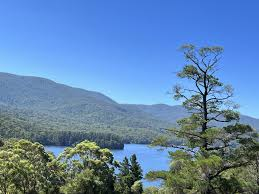
#> input picture yarravalley.jpg, 259 x 194 px, found by its file name
$ jupyter execute --allow-errors splitandmerge.ipynb   (shell and % lines are left out)
#> lines starting #> are read from the running program, lines starting #| are printed output that depends on the picture
## <code style="background:red;color:white">split and merge</code>

[cell 1]
import cv2
import numpy as np
import matplotlib.pyplot as mplt
# import IPython
from IPython.display import Image
import sys

[cell 2]
Image(filename="D:/Repository/OCV/yarravalley.jpg")

### <code style="background:red;color:white">cv2.split()</code>
### Divides a multi-channel array into several single-channel array

[cell 3]
yara_bgr = cv2.imread("D:/Repository/OCV/yarravalley.jpg",cv2.IMREAD_COLOR) #cv2.IMREAD_COLOR_BGR
#> yara_bgr is the input picture: shape (194, 259, 3); mean B, G, R 174, 133.5, 97.3

# print(type(lake_bgr),cv2.split(yara_bgr))
print(f"type of lake is {type(yara_bgr)}, length is {len(yara_bgr)}, size is {yara_bgr.size},  shape is ",{yara_bgr.shape})
#| type of lake is <class 'numpy.ndarray'>, length is 194, size is 150738,  shape is  {(194, 259, 3)}
b,g,r = cv2.split(yara_bgr)
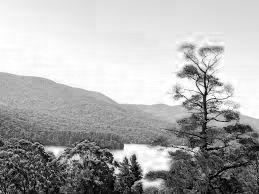
#> b: shape (194, 259); min 0, max 255, mean 174
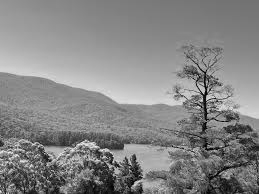
#> g: shape (194, 259); min 0, max 249, mean 133.5
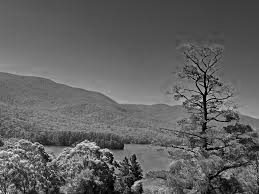
#> r: shape (194, 259); min 0, max 237, mean 97.3

#> (a cell that did not finish here is left out)

[cell 5]
# [11 lines of commented-out code are left out]

[cell 6]
print(type(b), b.shape, g.shape, r.shape)
#| <class 'numpy.ndarray'> (194, 259) (194, 259) (194, 259)

$ run again, with YarraRiver.jpg copied over yarravalley.jpg
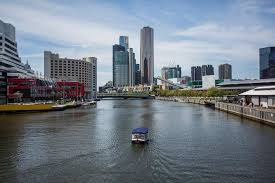
#> input picture YarraRiver.jpg, 275 x 183 px, found by its file name
#> yara_bgr is the input picture: shape (183, 275, 3); mean B, G, R 134.6, 124.2, 114.9
#| type of lake is <class 'numpy.ndarray'>, length is 183, size is 150975,  shape is  {(183, 275, 3)}
#> `b,g,r = cv2.split(yara_bgr)`:
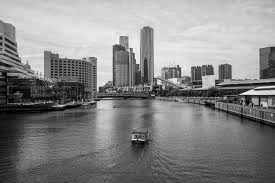
#> b: shape (183, 275); min 0, max 251, mean 134.6
#> `b,g,r = cv2.split(yara_bgr)`:
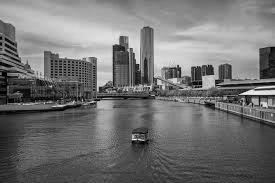
#> r: shape (183, 275); min 0, max 247, mean 114.9
#| <class 'numpy.ndarray'> (183, 275) (183, 275) (183, 275)
